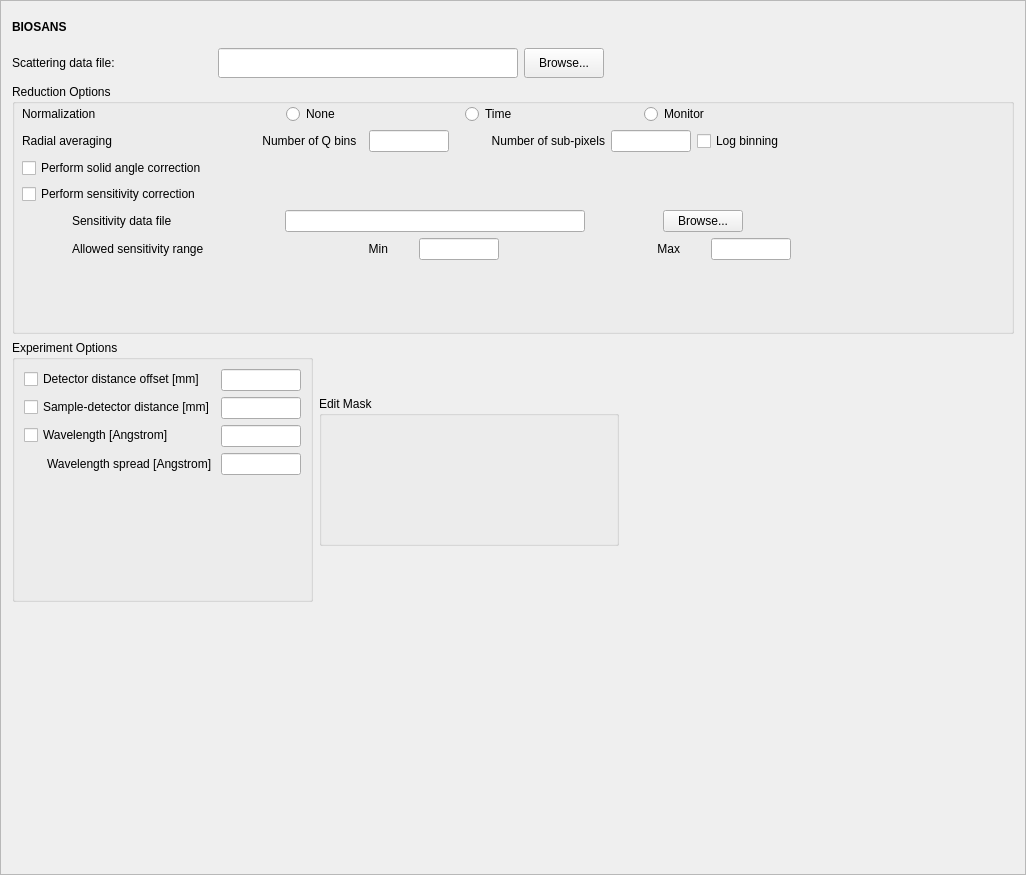
<?xml version="1.0" encoding="UTF-8"?>
<ui version="4.0">
 <class>Frame</class>
 <widget class="QFrame" name="Frame">
  <property name="geometry">
   <rect>
    <x>0</x>
    <y>0</y>
    <width>1026</width>
    <height>875</height>
   </rect>
  </property>
  <property name="sizePolicy">
   <sizepolicy hsizetype="Expanding" vsizetype="Expanding">
    <horstretch>0</horstretch>
    <verstretch>0</verstretch>
   </sizepolicy>
  </property>
  <property name="windowTitle">
   <string>Frame</string>
  </property>
  <property name="frameShape">
   <enum>QFrame::StyledPanel</enum>
  </property>
  <property name="frameShadow">
   <enum>QFrame::Raised</enum>
  </property>
  <layout class="QVBoxLayout" name="verticalLayout">
   <item>
    <layout class="QGridLayout" name="gridLayout">
     <item row="0" column="0">
      <widget class="QLabel" name="instr_name_label">
       <property name="minimumSize">
        <size>
         <width>100</width>
         <height>30</height>
        </size>
       </property>
       <property name="maximumSize">
        <size>
         <width>100</width>
         <height>30</height>
        </size>
       </property>
       <property name="font">
        <font>
         <weight>75</weight>
         <bold>true</bold>
        </font>
       </property>
       <property name="text">
        <string>BIOSANS</string>
       </property>
      </widget>
     </item>
     <item row="1" column="0">
      <widget class="QLabel" name="label_9">
       <property name="minimumSize">
        <size>
         <width>200</width>
         <height>30</height>
        </size>
       </property>
       <property name="maximumSize">
        <size>
         <width>0</width>
         <height>30</height>
        </size>
       </property>
       <property name="text">
        <string>Scattering data file:</string>
       </property>
       <property name="alignment">
        <set>Qt::AlignLeading|Qt::AlignLeft|Qt::AlignVCenter</set>
       </property>
       <property name="wordWrap">
        <bool>false</bool>
       </property>
       <property name="indent">
        <number>0</number>
       </property>
      </widget>
     </item>
     <item row="1" column="1">
      <widget class="QLineEdit" name="data_file_edit">
       <property name="sizePolicy">
        <sizepolicy hsizetype="Fixed" vsizetype="Fixed">
         <horstretch>0</horstretch>
         <verstretch>0</verstretch>
        </sizepolicy>
       </property>
       <property name="minimumSize">
        <size>
         <width>300</width>
         <height>30</height>
        </size>
       </property>
       <property name="maximumSize">
        <size>
         <width>16777215</width>
         <height>30</height>
        </size>
       </property>
       <property name="baseSize">
        <size>
         <width>0</width>
         <height>0</height>
        </size>
       </property>
       <property name="toolTip">
        <string>Enter a valid file path to the SANS data file you want to reduce.</string>
       </property>
      </widget>
     </item>
     <item row="1" column="2">
      <widget class="QPushButton" name="data_file_browse_button">
       <property name="sizePolicy">
        <sizepolicy hsizetype="Fixed" vsizetype="Fixed">
         <horstretch>0</horstretch>
         <verstretch>0</verstretch>
        </sizepolicy>
       </property>
       <property name="minimumSize">
        <size>
         <width>0</width>
         <height>30</height>
        </size>
       </property>
       <property name="maximumSize">
        <size>
         <width>16777215</width>
         <height>30</height>
        </size>
       </property>
       <property name="text">
        <string>Browse...</string>
       </property>
      </widget>
     </item>
     <item row="1" column="3">
      <spacer name="horizontalSpacer">
       <property name="orientation">
        <enum>Qt::Horizontal</enum>
       </property>
       <property name="sizeHint" stdset="0">
        <size>
         <width>40</width>
         <height>20</height>
        </size>
       </property>
      </spacer>
     </item>
    </layout>
   </item>
   <item>
    <widget class="QGroupBox" name="reduction_options_groupbox">
     <property name="minimumSize">
      <size>
       <width>0</width>
       <height>250</height>
      </size>
     </property>
     <property name="maximumSize">
      <size>
       <width>16777215</width>
       <height>250</height>
      </size>
     </property>
     <property name="title">
      <string>Reduction Options</string>
     </property>
     <widget class="QWidget" name="formLayoutWidget_2">
      <property name="geometry">
       <rect>
        <x>10</x>
        <y>20</y>
        <width>881</width>
        <height>187</height>
       </rect>
      </property>
      <layout class="QGridLayout" name="gridLayout_2">
       <property name="sizeConstraint">
        <enum>QLayout::SetFixedSize</enum>
       </property>
       <item row="0" column="0">
        <widget class="QLabel" name="label_4">
         <property name="text">
          <string>Normalization</string>
         </property>
        </widget>
       </item>
       <item row="0" column="1">
        <layout class="QHBoxLayout" name="horizontalLayout">
         <item>
          <widget class="QRadioButton" name="normalization_none_radio">
           <property name="sizePolicy">
            <sizepolicy hsizetype="Fixed" vsizetype="Fixed">
             <horstretch>0</horstretch>
             <verstretch>0</verstretch>
            </sizepolicy>
           </property>
           <property name="minimumSize">
            <size>
             <width>100</width>
             <height>0</height>
            </size>
           </property>
           <property name="maximumSize">
            <size>
             <width>100</width>
             <height>16777215</height>
            </size>
           </property>
           <property name="toolTip">
            <string>Select to skip data normalization.</string>
           </property>
           <property name="text">
            <string>None</string>
           </property>
          </widget>
         </item>
         <item>
          <widget class="QRadioButton" name="normalization_time_radio">
           <property name="sizePolicy">
            <sizepolicy hsizetype="Fixed" vsizetype="Fixed">
             <horstretch>0</horstretch>
             <verstretch>0</verstretch>
            </sizepolicy>
           </property>
           <property name="minimumSize">
            <size>
             <width>100</width>
             <height>0</height>
            </size>
           </property>
           <property name="maximumSize">
            <size>
             <width>100</width>
             <height>16777215</height>
            </size>
           </property>
           <property name="toolTip">
            <string>Select to normalize the data to the data collection time.</string>
           </property>
           <property name="text">
            <string>Time</string>
           </property>
          </widget>
         </item>
         <item>
          <widget class="QRadioButton" name="normalization_monitor_radio">
           <property name="sizePolicy">
            <sizepolicy hsizetype="Fixed" vsizetype="Fixed">
             <horstretch>0</horstretch>
             <verstretch>0</verstretch>
            </sizepolicy>
           </property>
           <property name="minimumSize">
            <size>
             <width>100</width>
             <height>0</height>
            </size>
           </property>
           <property name="maximumSize">
            <size>
             <width>100</width>
             <height>16777215</height>
            </size>
           </property>
           <property name="toolTip">
            <string>Select to normalize the data to the beam monitor count.</string>
           </property>
           <property name="layoutDirection">
            <enum>Qt::LeftToRight</enum>
           </property>
           <property name="text">
            <string>Monitor</string>
           </property>
          </widget>
         </item>
        </layout>
       </item>
       <item row="1" column="0">
        <widget class="QLabel" name="label_2">
         <property name="text">
          <string>Radial averaging</string>
         </property>
        </widget>
       </item>
       <item row="1" column="1">
        <layout class="QHBoxLayout" name="horizontalLayout_2">
         <item>
          <widget class="QLabel" name="label">
           <property name="sizePolicy">
            <sizepolicy hsizetype="Fixed" vsizetype="Preferred">
             <horstretch>0</horstretch>
             <verstretch>0</verstretch>
            </sizepolicy>
           </property>
           <property name="minimumSize">
            <size>
             <width>150</width>
             <height>0</height>
            </size>
           </property>
           <property name="maximumSize">
            <size>
             <width>150</width>
             <height>16777215</height>
            </size>
           </property>
           <property name="text">
            <string>Number of Q bins  </string>
           </property>
           <property name="alignment">
            <set>Qt::AlignRight|Qt::AlignTrailing|Qt::AlignVCenter</set>
           </property>
          </widget>
         </item>
         <item>
          <widget class="QLineEdit" name="n_q_bins_edit">
           <property name="minimumSize">
            <size>
             <width>80</width>
             <height>0</height>
            </size>
           </property>
           <property name="maximumSize">
            <size>
             <width>80</width>
             <height>16777215</height>
            </size>
           </property>
           <property name="toolTip">
            <string>Enter the number of Q bins for the output I(Q) distribution.</string>
           </property>
          </widget>
         </item>
         <item>
          <widget class="QLabel" name="label_3">
           <property name="sizePolicy">
            <sizepolicy hsizetype="Fixed" vsizetype="Preferred">
             <horstretch>0</horstretch>
             <verstretch>0</verstretch>
            </sizepolicy>
           </property>
           <property name="minimumSize">
            <size>
             <width>150</width>
             <height>0</height>
            </size>
           </property>
           <property name="maximumSize">
            <size>
             <width>150</width>
             <height>16777215</height>
            </size>
           </property>
           <property name="text">
            <string>Number of sub-pixels</string>
           </property>
           <property name="alignment">
            <set>Qt::AlignRight|Qt::AlignTrailing|Qt::AlignVCenter</set>
           </property>
          </widget>
         </item>
         <item>
          <widget class="QLineEdit" name="n_sub_pix_edit">
           <property name="minimumSize">
            <size>
             <width>80</width>
             <height>0</height>
            </size>
           </property>
           <property name="maximumSize">
            <size>
             <width>80</width>
             <height>16777215</height>
            </size>
           </property>
           <property name="toolTip">
            <string>Enter the number of sub-pixels in each direction of a detector pixel to use for the
radial averaging. For instance, entering 3 will sub-divide each detector pixel by 3
in each direction and will create 9 sub-pixels.</string>
           </property>
          </widget>
         </item>
         <item>
          <widget class="QCheckBox" name="log_binning_radio">
           <property name="sizePolicy">
            <sizepolicy hsizetype="Fixed" vsizetype="Fixed">
             <horstretch>0</horstretch>
             <verstretch>0</verstretch>
            </sizepolicy>
           </property>
           <property name="minimumSize">
            <size>
             <width>120</width>
             <height>0</height>
            </size>
           </property>
           <property name="maximumSize">
            <size>
             <width>120</width>
             <height>16777215</height>
            </size>
           </property>
           <property name="toolTip">
            <string>Select to use logarithmic binning for I(Q)</string>
           </property>
           <property name="layoutDirection">
            <enum>Qt::LeftToRight</enum>
           </property>
           <property name="text">
            <string>Log binning</string>
           </property>
          </widget>
         </item>
        </layout>
       </item>
       <item row="2" column="0">
        <widget class="QCheckBox" name="solid_angle_chk">
         <property name="toolTip">
          <string>Select to perform a solid angle correction.</string>
         </property>
         <property name="text">
          <string>Perform solid angle correction</string>
         </property>
        </widget>
       </item>
       <item row="3" column="0">
        <widget class="QCheckBox" name="sensitivity_chk">
         <property name="toolTip">
          <string>Select to perform a detector sensitivity correction.</string>
         </property>
         <property name="text">
          <string>Perform sensitivity correction</string>
         </property>
        </widget>
       </item>
       <item row="4" column="0">
        <widget class="QLabel" name="sensivity_file_label">
         <property name="text">
          <string>Sensitivity data file</string>
         </property>
         <property name="alignment">
          <set>Qt::AlignLeading|Qt::AlignLeft|Qt::AlignVCenter</set>
         </property>
         <property name="wordWrap">
          <bool>false</bool>
         </property>
         <property name="indent">
          <number>50</number>
         </property>
        </widget>
       </item>
       <item row="4" column="1">
        <layout class="QHBoxLayout" name="horizontalLayout_4">
         <item>
          <widget class="QLineEdit" name="sensitivity_file_edit">
           <property name="sizePolicy">
            <sizepolicy hsizetype="Fixed" vsizetype="Fixed">
             <horstretch>0</horstretch>
             <verstretch>0</verstretch>
            </sizepolicy>
           </property>
           <property name="minimumSize">
            <size>
             <width>300</width>
             <height>0</height>
            </size>
           </property>
           <property name="baseSize">
            <size>
             <width>0</width>
             <height>0</height>
            </size>
           </property>
           <property name="toolTip">
            <string>Enter a valid file path to be used for the detector sensitivity data.</string>
           </property>
          </widget>
         </item>
         <item>
          <widget class="QPushButton" name="sensitivity_browse_button">
           <property name="sizePolicy">
            <sizepolicy hsizetype="Fixed" vsizetype="Fixed">
             <horstretch>0</horstretch>
             <verstretch>0</verstretch>
            </sizepolicy>
           </property>
           <property name="text">
            <string>Browse...</string>
           </property>
          </widget>
         </item>
        </layout>
       </item>
       <item row="5" column="0">
        <widget class="QLabel" name="sensitivity_range_label">
         <property name="text">
          <string>Allowed sensitivity range</string>
         </property>
         <property name="indent">
          <number>50</number>
         </property>
        </widget>
       </item>
       <item row="5" column="1">
        <layout class="QHBoxLayout" name="horizontalLayout_5">
         <item>
          <widget class="QLabel" name="sensitivity_min_label">
           <property name="sizePolicy">
            <sizepolicy hsizetype="Fixed" vsizetype="Preferred">
             <horstretch>0</horstretch>
             <verstretch>0</verstretch>
            </sizepolicy>
           </property>
           <property name="minimumSize">
            <size>
             <width>150</width>
             <height>0</height>
            </size>
           </property>
           <property name="maximumSize">
            <size>
             <width>150</width>
             <height>16777215</height>
            </size>
           </property>
           <property name="text">
            <string>Min</string>
           </property>
           <property name="alignment">
            <set>Qt::AlignRight|Qt::AlignTrailing|Qt::AlignVCenter</set>
           </property>
          </widget>
         </item>
         <item>
          <widget class="QLineEdit" name="min_sensitivity_edit">
           <property name="sizePolicy">
            <sizepolicy hsizetype="Fixed" vsizetype="Fixed">
             <horstretch>0</horstretch>
             <verstretch>0</verstretch>
            </sizepolicy>
           </property>
           <property name="minimumSize">
            <size>
             <width>80</width>
             <height>0</height>
            </size>
           </property>
           <property name="maximumSize">
            <size>
             <width>80</width>
             <height>16777215</height>
            </size>
           </property>
           <property name="toolTip">
            <string>Enter the minimum allowed relative sensitivity for any given pixel.</string>
           </property>
          </widget>
         </item>
         <item>
          <widget class="QLabel" name="sensitivity_max_label">
           <property name="sizePolicy">
            <sizepolicy hsizetype="Fixed" vsizetype="Preferred">
             <horstretch>0</horstretch>
             <verstretch>0</verstretch>
            </sizepolicy>
           </property>
           <property name="minimumSize">
            <size>
             <width>150</width>
             <height>0</height>
            </size>
           </property>
           <property name="maximumSize">
            <size>
             <width>150</width>
             <height>16777215</height>
            </size>
           </property>
           <property name="text">
            <string>Max</string>
           </property>
           <property name="alignment">
            <set>Qt::AlignRight|Qt::AlignTrailing|Qt::AlignVCenter</set>
           </property>
          </widget>
         </item>
         <item>
          <widget class="QLineEdit" name="max_sensitivity_edit">
           <property name="sizePolicy">
            <sizepolicy hsizetype="Fixed" vsizetype="Fixed">
             <horstretch>0</horstretch>
             <verstretch>0</verstretch>
            </sizepolicy>
           </property>
           <property name="minimumSize">
            <size>
             <width>80</width>
             <height>0</height>
            </size>
           </property>
           <property name="maximumSize">
            <size>
             <width>80</width>
             <height>16777215</height>
            </size>
           </property>
           <property name="toolTip">
            <string>Enter the maximum allowed relative sensitivity for any given pixel.</string>
           </property>
          </widget>
         </item>
        </layout>
       </item>
      </layout>
     </widget>
    </widget>
   </item>
   <item>
    <layout class="QHBoxLayout" name="horizontalLayout_3">
     <item>
      <widget class="QGroupBox" name="geometry_options_groupbox">
       <property name="sizePolicy">
        <sizepolicy hsizetype="Fixed" vsizetype="Expanding">
         <horstretch>0</horstretch>
         <verstretch>0</verstretch>
        </sizepolicy>
       </property>
       <property name="minimumSize">
        <size>
         <width>0</width>
         <height>200</height>
        </size>
       </property>
       <property name="maximumSize">
        <size>
         <width>16777215</width>
         <height>16777215</height>
        </size>
       </property>
       <property name="title">
        <string>Experiment Options</string>
       </property>
       <property name="alignment">
        <set>Qt::AlignLeading|Qt::AlignLeft|Qt::AlignTop</set>
       </property>
       <layout class="QVBoxLayout" name="verticalLayout_2">
        <item>
         <layout class="QFormLayout" name="formLayout_3">
          <property name="sizeConstraint">
           <enum>QLayout::SetFixedSize</enum>
          </property>
          <property name="fieldGrowthPolicy">
           <enum>QFormLayout::AllNonFixedFieldsGrow</enum>
          </property>
          <item row="0" column="0">
           <widget class="QCheckBox" name="detector_offset_chk">
            <property name="toolTip">
             <string>Select to set the detector distance offset.</string>
            </property>
            <property name="whatsThis">
             <string/>
            </property>
            <property name="text">
             <string>Detector distance offset [mm]</string>
            </property>
           </widget>
          </item>
          <item row="0" column="1">
           <widget class="QLineEdit" name="detector_offset_edit">
            <property name="minimumSize">
             <size>
              <width>80</width>
              <height>0</height>
             </size>
            </property>
            <property name="maximumSize">
             <size>
              <width>80</width>
              <height>16777215</height>
             </size>
            </property>
            <property name="toolTip">
             <string>Enter the detector distance offset in mm.</string>
            </property>
           </widget>
          </item>
          <item row="1" column="0">
           <widget class="QCheckBox" name="sample_dist_chk">
            <property name="toolTip">
             <string>Select to force the sample-detector distance.</string>
            </property>
            <property name="text">
             <string>Sample-detector distance [mm]</string>
            </property>
           </widget>
          </item>
          <item row="1" column="1">
           <widget class="QLineEdit" name="sample_dist_edit">
            <property name="sizePolicy">
             <sizepolicy hsizetype="Expanding" vsizetype="Fixed">
              <horstretch>0</horstretch>
              <verstretch>0</verstretch>
             </sizepolicy>
            </property>
            <property name="minimumSize">
             <size>
              <width>80</width>
              <height>0</height>
             </size>
            </property>
            <property name="maximumSize">
             <size>
              <width>80</width>
              <height>16777215</height>
             </size>
            </property>
            <property name="toolTip">
             <string>Enter the value of the sample-to-detector distance in mm.</string>
            </property>
           </widget>
          </item>
          <item row="2" column="0">
           <widget class="QCheckBox" name="wavelength_chk">
            <property name="toolTip">
             <string>Select to force the wavelength to a given value.</string>
            </property>
            <property name="text">
             <string>Wavelength [Angstrom]</string>
            </property>
           </widget>
          </item>
          <item row="2" column="1">
           <widget class="QLineEdit" name="wavelength_edit">
            <property name="minimumSize">
             <size>
              <width>80</width>
              <height>0</height>
             </size>
            </property>
            <property name="maximumSize">
             <size>
              <width>80</width>
              <height>16777215</height>
             </size>
            </property>
            <property name="toolTip">
             <string>Enter the value of the neutron wavelength.</string>
            </property>
           </widget>
          </item>
          <item row="3" column="0">
           <widget class="QLabel" name="label_10">
            <property name="text">
             <string>Wavelength spread [Angstrom]</string>
            </property>
            <property name="indent">
             <number>23</number>
            </property>
           </widget>
          </item>
          <item row="3" column="1">
           <widget class="QLineEdit" name="wavelength_spread_edit">
            <property name="minimumSize">
             <size>
              <width>80</width>
              <height>0</height>
             </size>
            </property>
            <property name="maximumSize">
             <size>
              <width>80</width>
              <height>16777215</height>
             </size>
            </property>
            <property name="toolTip">
             <string>Enter the value of the neutron wavelength spread.</string>
            </property>
           </widget>
          </item>
         </layout>
        </item>
        <item>
         <spacer name="verticalSpacer_2">
          <property name="orientation">
           <enum>Qt::Vertical</enum>
          </property>
          <property name="sizeHint" stdset="0">
           <size>
            <width>20</width>
            <height>40</height>
           </size>
          </property>
         </spacer>
        </item>
       </layout>
      </widget>
     </item>
     <item>
      <widget class="QGroupBox" name="groupBox">
       <property name="sizePolicy">
        <sizepolicy hsizetype="Fixed" vsizetype="Fixed">
         <horstretch>0</horstretch>
         <verstretch>0</verstretch>
        </sizepolicy>
       </property>
       <property name="minimumSize">
        <size>
         <width>300</width>
         <height>150</height>
        </size>
       </property>
       <property name="title">
        <string>Edit Mask</string>
       </property>
       <property name="alignment">
        <set>Qt::AlignLeading|Qt::AlignLeft|Qt::AlignTop</set>
       </property>
       <layout class="QGridLayout" name="gridLayout_4">
        <item row="0" column="0">
         <layout class="QHBoxLayout" name="placeholder_layout">
          <property name="sizeConstraint">
           <enum>QLayout::SetDefaultConstraint</enum>
          </property>
         </layout>
        </item>
       </layout>
      </widget>
     </item>
     <item>
      <spacer name="horizontalSpacer_2">
       <property name="orientation">
        <enum>Qt::Horizontal</enum>
       </property>
       <property name="sizeHint" stdset="0">
        <size>
         <width>40</width>
         <height>20</height>
        </size>
       </property>
      </spacer>
     </item>
    </layout>
   </item>
   <item>
    <spacer name="verticalSpacer">
     <property name="orientation">
      <enum>Qt::Vertical</enum>
     </property>
     <property name="sizeHint" stdset="0">
      <size>
       <width>20</width>
       <height>40</height>
      </size>
     </property>
    </spacer>
   </item>
  </layout>
 </widget>
 <resources/>
 <connections/>
</ui>
